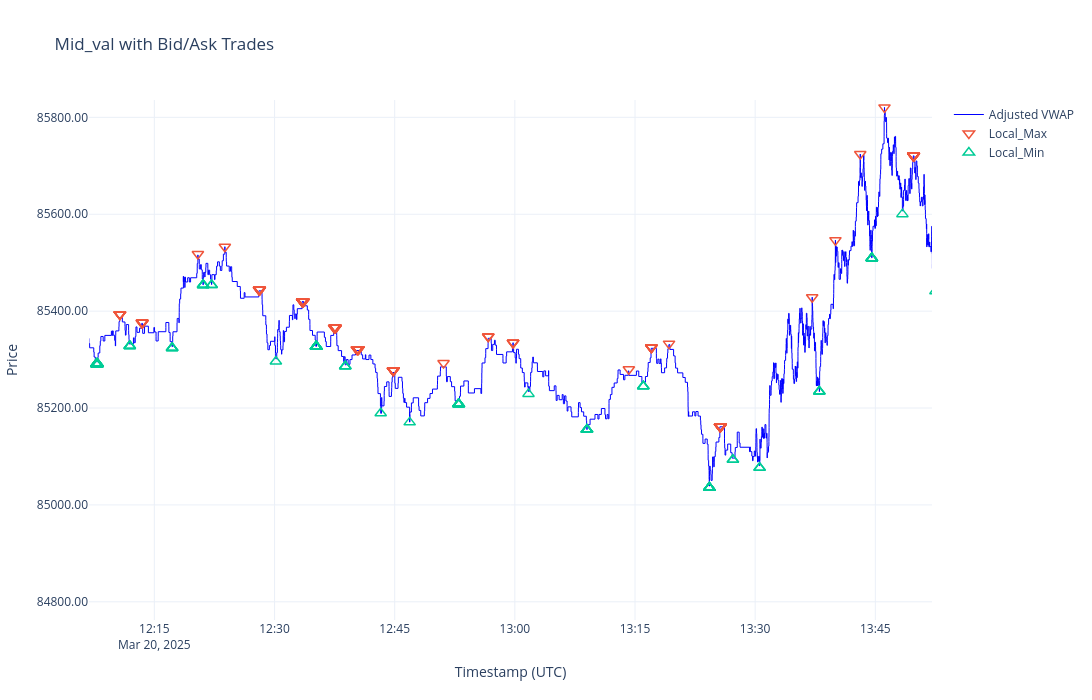

Notebook code for this chart:
### Code cell
plot_trades(local_vwap_df)

### Figure 1 — Plotly figure (JSON) as saved in the notebook; plotly's stock layout.template omitted (floating-point values rounded to 4 significant figures; data arrays with more than 128 entries replaced by an {"elided": "..."} marker saying what was removed)
{"data": [{"line": {"color": "blue", "shape": "hv", "width": 1}, "mode": "lines", "name": "Adjusted VWAP", "type": "scatter", "x": {"elided": "20105 str values"}, "y": {"elided": "20105 float values"}}, {"marker": {"line": {"color": "#750109", "width": 1.5}, "size": 10, "symbol": "triangle-down-open"}, "mode": "markers", "name": "Local_Max", "type": "scatter", "x": {"elided": "2288 str values"}, "y": {"elided": "2288 float values"}}, {"marker": {"line": {"color": "#025e36", "width": 1.5}, "size": 10, "symbol": "triangle-up-open"}, "mode": "markers", "name": "Local_Min", "type": "scatter", "x": {"elided": "2494 str values"}, "y": {"elided": "2494 float values"}}], "layout": {"height": 700, "hovermode": "closest", "title": {"text": "Mid_val with Bid/Ask Trades"}, "width": 2000, "xaxis": {"autorange": false, "range": ["2025-03-20 12:06:50.4817", "2025-03-20 13:52:04.5277"], "title": {"text": "Timestamp (UTC)"}, "type": "date"}, "yaxis": {"autorange": false, "range": [84760.0, 85840.0], "tickformat": ".2f", "title": {"text": "Price"}, "type": "linear"}}}
